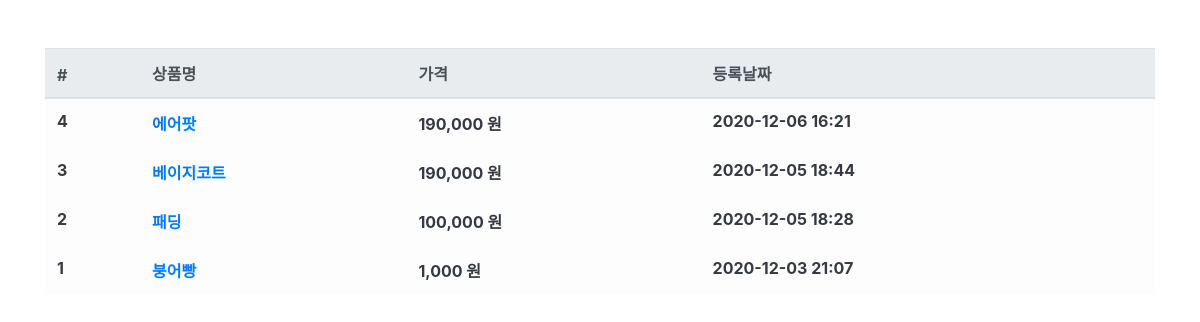
The app's page /product/ with its own data.
### sproduct/models.py (models this page shows, shortened)
class Sproduct(models.Model):
    name = models.CharField(max_length=256, verbose_name='상품명')
    price = models.IntegerField(verbose_name='상품가격')
    description = models.TextField(verbose_name='상품설명')
    stock = models.IntegerField(verbose_name='재고')
    regdate = models.DateTimeField(auto_now_add=True, verbose_name='등록일')
    class Meta:
        db_table = 'db_product'
        verbose_name = '상품'
        verbose_name_plural = '상품'  # 이건 복수형

### sproduct/views.py (the view)
# urls.py: path('product/', ProductList.as_view()),
class ProductList(ListView):
    model = Sproduct
    queryset = Sproduct.objects.all().order_by('-id')
    template_name = 'product.html'
    context_object_name = 'product_list'  # object_list 이걸 바꾸는거

### sproduct/templates/product.html (shortened to what this page needs)
{% extends "base.html" %}
{% load humanize %}
{% block contents %}
<div class="row mt-5">
    <div class="col-12">
        <table class="table table-light">
            <thead class="thead-light">
                <tr>
                    <th scope="col">#</th>
                    <th scope="col">상품명</th>
                    <th scope="col">가격</th>
                    <th scope="col">등록날짜</th>
                </tr>
            </thead>
            <tbody class="text-dark">
                {% for product in product_list %}
                <tr>
                    <th scope="row">{{product.id}}</th>
                    <th><a id="product-{{product.id}}" onmouseenter="product_detail({{product.id}});" onmouseleave="product_leave({{product.id}});"
                         href="/product/{{product.id}}">{{product.name}}</a></th>
                    <th>{{product.price|intcomma}} 원</th>
                    <th>{{product.regdate|date:'Y-m-d H:i'}}</th>
                </tr>
                {% endfor %}
            </tbody>
        </table>
    </div>
</div>
{% endblock %}

### records on screen
Sproduct: id "4", name "에어팟", price "190,000", regdate "2020-12-06 16:21"
Sproduct: id "3", name "베이지코트", price "190,000", regdate "2020-12-05 18:44"
Sproduct: id "2", name "패딩", price "100,000", regdate "2020-12-05 18:28"
Sproduct: id "1", name "붕어빵", price "1,000", regdate "2020-12-03 21:07"
